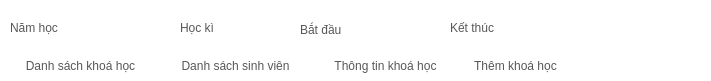
     <widget class="QWidget" name="widget_10" native="true">
      <property name="geometry">
       <rect>
        <x>140</x>
        <y>10</y>
        <width>711</width>
        <height>81</height>
       </rect>
      </property>
      <property name="styleSheet">
       <string notr="true">background-color: rgb(255, 255, 255);</string>
      </property>
      <widget class="QLineEdit" name="schoolYear_6">
       <property name="geometry">
        <rect>
         <x>80</x>
         <y>10</y>
         <width>91</width>
         <height>31</height>
        </rect>
       </property>
       <property name="styleSheet">
        <string notr="true">color: rgba(0, 0, 0, 168);
border:none;
</string>
       </property>
      </widget>
      <widget class="QLineEdit" name="semester_2">
       <property name="geometry">
        <rect>
         <x>230</x>
         <y>10</y>
         <width>51</width>
         <height>31</height>
        </rect>
       </property>
       <property name="styleSheet">
        <string notr="true">color: rgba(0, 0, 0, 168);
border:none;
</string>
       </property>
      </widget>
      <widget class="QLineEdit" name="startDate_2">
       <property name="geometry">
        <rect>
         <x>360</x>
         <y>10</y>
         <width>81</width>
         <height>31</height>
        </rect>
       </property>
       <property name="styleSheet">
        <string notr="true">color: rgba(0, 0, 0, 168);
border:none;
</string>
       </property>
      </widget>
      <widget class="QLineEdit" name="endDate_2">
       <property name="geometry">
        <rect>
         <x>520</x>
         <y>10</y>
         <width>91</width>
         <height>31</height>
        </rect>
       </property>
       <property name="styleSheet">
        <string notr="true">color: rgba(0, 0, 0, 168);
border:none;
</string>
       </property>
      </widget>
      <widget class="QPushButton" name="listClasses_2">
       <property name="geometry">
        <rect>
         <x>10</x>
         <y>50</y>
         <width>141</width>
         <height>32</height>
        </rect>
       </property>
       <property name="styleSheet">
        <string notr="true">QPushButton{
	border:none;
	color: rgba(0, 0, 0, 168);
	font: 700 13pt &quot;Arial&quot;;
}
QPushButton:Hover
{
	border:none;
	color:rgb(255, 255, 255);
	background-color: rgb(0, 89, 255);
	border-radius:5px;
	font: 700 13pt &quot;Arial&quot;;
}</string>
       </property>
       <property name="text">
        <string>Danh sách khoá học</string>
       </property>
      </widget>
      <widget class="QPushButton" name="listStudentInClass_2">
       <property name="geometry">
        <rect>
         <x>170</x>
         <y>50</y>
         <width>131</width>
         <height>32</height>
        </rect>
       </property>
       <property name="styleSheet">
        <string notr="true">QPushButton{
	border:none;
	color: rgba(0, 0, 0, 168);
	font: 700 13pt &quot;Arial&quot;;
}
QPushButton:Hover
{
	border:none;
	color:rgb(255, 255, 255);
	background-color: rgb(0, 89, 255);
	border-radius:5px;
	font: 700 13pt &quot;Arial&quot;;
}</string>
       </property>
       <property name="text">
        <string>Danh sách sinh viên</string>
       </property>
      </widget>
      <widget class="QPushButton" name="newSemester_2">
       <property name="geometry">
        <rect>
         <x>460</x>
         <y>50</y>
         <width>111</width>
         <height>32</height>
        </rect>
       </property>
       <property name="styleSheet">
        <string notr="true">QPushButton{
	border:none;
	color: rgba(0, 0, 0, 168);
	font: 700 13pt &quot;Arial&quot;;
}
QPushButton:Hover
{
	border:none;
	color:rgb(255, 255, 255);
	background-color: rgb(0, 89, 255);
	border-radius:5px;
	font: 700 13pt &quot;Arial&quot;;
}</string>
       </property>
       <property name="text">
        <string>Thêm khoá học</string>
       </property>
      </widget>
      <widget class="QLabel" name="label_20">
       <property name="geometry">
        <rect>
         <x>10</x>
         <y>20</y>
         <width>58</width>
         <height>16</height>
        </rect>
       </property>
       <property name="styleSheet">
        <string notr="true">color: rgba(0, 0, 0, 168);
	font: 700 13pt &quot;Arial&quot;;</string>
       </property>
       <property name="text">
        <string>Năm học</string>
       </property>
      </widget>
      <widget class="QLabel" name="label_21">
       <property name="geometry">
        <rect>
         <x>180</x>
         <y>20</y>
         <width>41</width>
         <height>16</height>
        </rect>
       </property>
       <property name="styleSheet">
        <string notr="true">color: rgba(0, 0, 0, 168);
font: 700 13pt &quot;Arial&quot;;</string>
       </property>
       <property name="text">
        <string>Học kì</string>
       </property>
      </widget>
      <widget class="QLabel" name="label_22">
       <property name="geometry">
        <rect>
         <x>300</x>
         <y>20</y>
         <width>61</width>
         <height>20</height>
        </rect>
       </property>
       <property name="styleSheet">
        <string notr="true">color: rgba(0, 0, 0, 168);
font: 700 13pt &quot;Arial&quot;;</string>
       </property>
       <property name="text">
        <string>Bắt đầu</string>
       </property>
      </widget>
      <widget class="QLabel" name="label_23">
       <property name="geometry">
        <rect>
         <x>450</x>
         <y>20</y>
         <width>58</width>
         <height>16</height>
        </rect>
       </property>
       <property name="styleSheet">
        <string notr="true">color: rgba(0, 0, 0, 168);
font: 700 13pt &quot;Arial&quot;;</string>
       </property>
       <property name="text">
        <string>Kết thúc</string>
       </property>
      </widget>
      <widget class="QPushButton" name="newSemester_3">
       <property name="geometry">
        <rect>
         <x>320</x>
         <y>50</y>
         <width>131</width>
         <height>32</height>
        </rect>
       </property>
       <property name="styleSheet">
        <string notr="true">QPushButton{
	border:none;
	color: rgba(0, 0, 0, 168);
	font: 700 13pt &quot;Arial&quot;;
}
QPushButton:Hover
{
	border:none;
	color:rgb(255, 255, 255);
	background-color: rgb(0, 89, 255);
	border-radius:5px;
	font: 700 13pt &quot;Arial&quot;;
}</string>
       </property>
       <property name="text">
        <string>Thông tin khoá học</string>
       </property>
      </widget>
     </widget>
